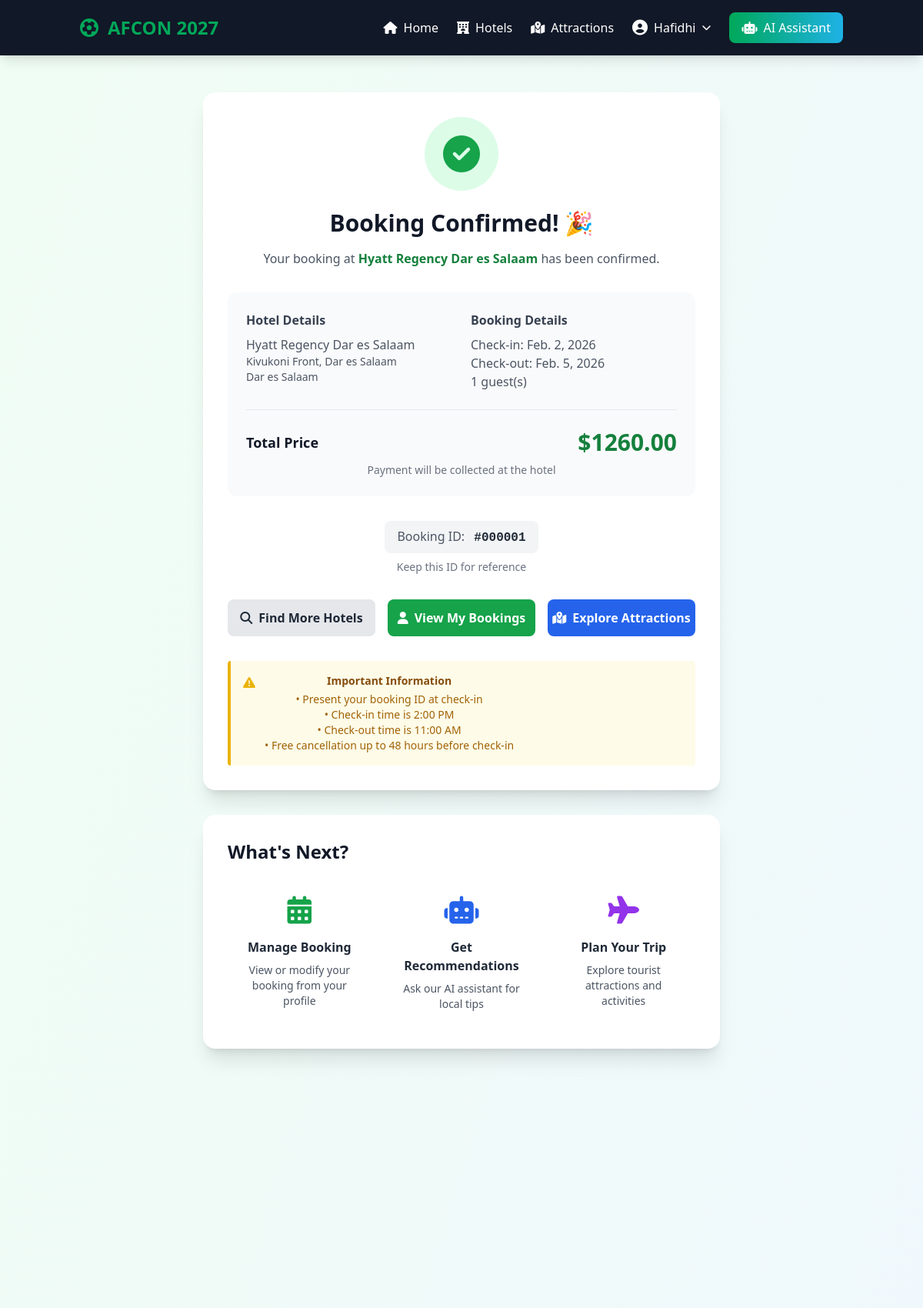
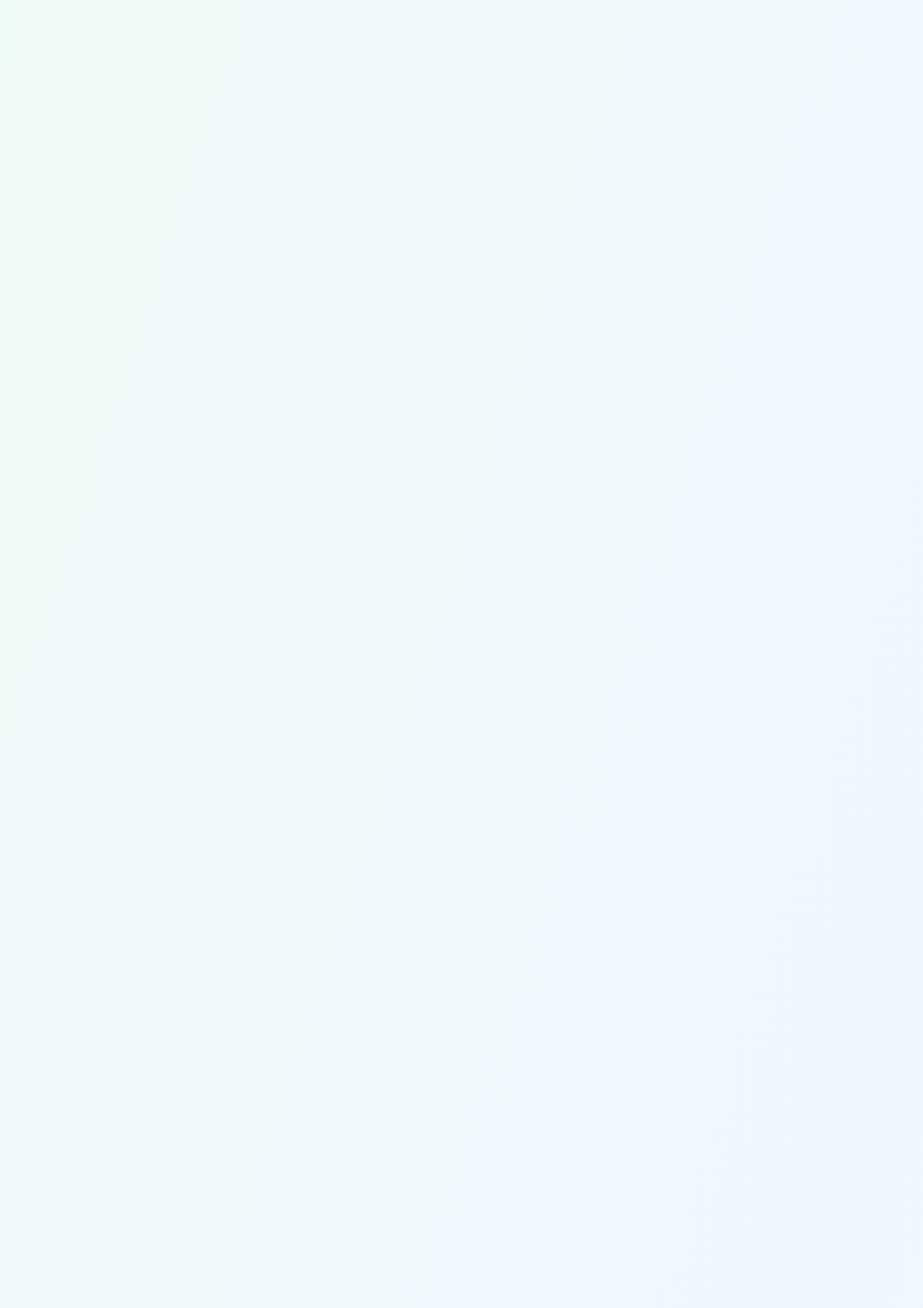
The page /hotels/booking/1/ (signed in, upper part) on the database its author committed (2 pictures, top to bottom).
### hotels/models.py (models this page shows, shortened)
class Booking(models.Model):
    STATUS_CHOICES = [  # Add status choices
        ('pending', 'Pending'),
        ('confirmed', 'Confirmed'),
        ('cancelled', 'Cancelled'),
        ('completed', 'Completed'),
    ]
    user = models.ForeignKey(User, on_delete=models.CASCADE)
    hotel = models.ForeignKey(Hotel, on_delete=models.CASCADE)
    check_in = models.DateField()
    check_out = models.DateField()
    guests = models.IntegerField(default=1)  # Add this field
    total_price = models.DecimalField(max_digits=10, decimal_places=2)
    platform_commission = models.DecimalField(
        max_digits=10,
        decimal_places=2,
        default=0.00
    )
    total_amount = models.DecimalField(max_digits=10, decimal_places=2)
    hotel_amount = models.DecimalField(max_digits=10, decimal_places=2, default=0.00)
    status = models.CharField(max_length=20, choices=STATUS_CHOICES, default='pending')  # Add status
    special_requests = models.TextField(blank=True)  # Add special requests
    created_at = models.DateTimeField(default=timezone.now)  # Add timestamps
    updated_at = models.DateTimeField(auto_now=True)

class Hotel(models.Model):
    CITY_CHOICES = [
        ('DAR', 'Dar es Salaam'),
        ('ARU', 'Arusha'),
        ('ZAN', 'Zanzibar'),
    ]
    name = models.CharField(max_length=200)
    city = models.CharField(max_length=3, choices=CITY_CHOICES)
    address = models.TextField()
    description = models.TextField(blank=True)
    price_per_night = models.DecimalField(max_digits=10, decimal_places=2)
    available_rooms = models.IntegerField(default=10)
    stars = models.IntegerField(default=3)
    image_url = models.URLField(max_length=500, blank=True)
    wifi = models.BooleanField(default=True)
    pool = models.BooleanField(default=False)
    restaurant = models.BooleanField(default=True)
    parking = models.BooleanField(default=True)
    afcon_special = models.BooleanField(default=False)
    partner = models.ForeignKey(
        User,  # FIX: Use User directly since you imported it
        on_delete=models.CASCADE,
        related_name='hotels',
        null=True,
        blank=True,
        help_text="Partner who owns/manages this hotel"
    )
    commission_percentage = models.DecimalField(
        max_digits=5,
        decimal_places=2,
        default=15.00,
        help_text="Platform commission percentage"
    )
    partner_contact = models.CharField(max_length=100, blank=True)
    partner_email = models.EmailField(blank=True)
    partner_phone = models.CharField(max_length=20, blank=True)
    is_approved = models.BooleanField(default=False)
    approval_date = models.DateField(null=True, blank=True)
    approved_by = models.ForeignKey(
        User,  # FIX: Use User directly
        on_delete=models.SET_NULL,
        null=True,
        blank=True,
        related_name='approved_hotels'
    )
    created_at = models.DateTimeField(default=timezone.now)  # Add this
    updated_at = models.DateTimeField(auto_now=True)      # Add this

### hotels/views.py (the view)
# urls.py: path('booking/<int:booking_id>/', views.booking_confirmation, name='booking_confirmation'),
@login_required
def booking_confirmation(request, booking_id):
    booking = get_object_or_404(Booking, id=booking_id, user=request.user)
    return render(request, 'hotels/confirmation.html', {'booking': booking})

### templates/hotels/confirmation.html (shortened to what this page needs)
{% extends 'base.html' %}
{% block content %}
<div class="min-h-screen bg-gradient-to-br from-green-50 to-blue-50 py-12">
    <div class="container mx-auto px-4">
        <div class="max-w-2xl mx-auto animate-fade-in">
            <div class="bg-white rounded-2xl shadow-xl p-8 text-center">
                <div class="w-24 h-24 bg-green-100 rounded-full flex items-center justify-center mx-auto mb-6">
                    <i class="fas fa-check-circle text-green-600 text-5xl"></i>
                </div>
                <h1 class="text-3xl font-bold text-gray-900 mb-4">Booking Confirmed! 🎉</h1>
                <p class="text-gray-600 mb-8">
                    Your booking at <span class="font-bold text-green-700">{{ booking.hotel.name }}</span> has been confirmed.
                </p>
                <div class="bg-gray-50 rounded-xl p-6 mb-8">
                    <div class="grid grid-cols-1 md:grid-cols-2 gap-6">
                        <div class="text-left">
                            <h3 class="font-bold text-gray-700 mb-2">Hotel Details</h3>
                            <p class="text-gray-600">{{ booking.hotel.name }}</p>
                            <p class="text-gray-600 text-sm">{{ booking.hotel.address }}</p>
                            <p class="text-gray-600 text-sm">{{ booking.hotel.get_city_display }}</p>
                        </div>
                        <div class="text-left">
                            <h3 class="font-bold text-gray-700 mb-2">Booking Details</h3>
                            <p class="text-gray-600">Check-in: {{ booking.check_in }}</p>
                            <p class="text-gray-600">Check-out: {{ booking.check_out }}</p>
                            <p class="text-gray-600">{{ booking.guests }} guest(s)</p>
                        </div>
                    </div>
                    <div class="mt-6 pt-6 border-t">
                        <div class="flex justify-between items-center">
                            <div class="text-lg font-bold text-gray-900">Total Price</div>
                            <div class="text-3xl font-bold text-green-700">${{ booking.total_price }}</div>
                        </div>
                        <p class="text-sm text-gray-500 mt-2">Payment will be collected at the hotel</p>
                    </div>
                </div>
                <div class="mb-8">
                    <div class="inline-block bg-gray-100 px-4 py-2 rounded-lg">
                        <span class="text-gray-600">Booking ID:</span>
                        <span class="font-mono font-bold text-gray-800 ml-2">#{{ booking.id|stringformat:"06d" }}</span>
                    </div>
                    <p class="text-sm text-gray-500 mt-2">Keep this ID for reference</p>
                </div>
                <div class="grid grid-cols-1 md:grid-cols-3 gap-4">
                    <a href="{% url 'hotel_list' %}"
                       class="bg-gray-200 text-gray-800 py-3 rounded-lg font-semibold hover:bg-gray-300 transition duration-300">
                        <i class="fas fa-search mr-2"></i>Find More Hotels
                    </a>
                    <a href="{% url 'profile' %}"
                       class="bg-green-600 text-white py-3 rounded-lg font-semibold hover:bg-green-700 transition duration-300">
                        <i class="fas fa-user mr-2"></i>View My Bookings
                    </a>
                    <a href="{% url 'tourism' %}"
                       class="bg-blue-600 text-white py-3 rounded-lg font-semibold hover:bg-blue-700 transition duration-300">
                        <i class="fas fa-map-marked-alt mr-2"></i>Explore Attractions
                    </a>
                </div>
                <div class="mt-8 p-4 bg-yellow-50 border-l-4 border-yellow-500 rounded">
                    <div class="flex">
                        <div class="flex-shrink-0">
                            <i class="fas fa-exclamation-triangle text-yellow-500"></i>
                        </div>
                        <div class="ml-3">
                            <h4 class="text-sm font-bold text-yellow-800">Important Information</h4>
                            <p class="text-sm text-yellow-700 mt-1">
                                • Present your booking ID at check-in<br>
                                • Check-in time is 2:00 PM<br>
                                • Check-out time is 11:00 AM<br>
                                • Free cancellation up to 48 hours before check-in
                            </p>
                        </div>
                    </div>
                </div>
            </div>
            <div class="mt-8 bg-white rounded-2xl shadow-xl p-8">
                <h2 class="text-2xl font-bold text-gray-900 mb-6">What's Next?</h2>
                <div class="grid grid-cols-1 md:grid-cols-3 gap-6">
                    <div class="text-center p-4">
                        <div class="text-4xl text-green-600 mb-4">
                            <i class="fas fa-calendar-alt"></i>
                        </div>
                        <h3 class="font-bold text-gray-800 mb-2">Manage Booking</h3>
                        <p class="text-gray-600 text-sm">View or modify your booking from your profile</p>
                    </div>
                    <div class="text-center p-4">
                        <div class="text-4xl text-blue-600 mb-4">
                            <i class="fas fa-robot"></i>
                        </div>
                        <h3 class="font-bold text-gray-800 mb-2">Get Recommendations</h3>
                        <p class="text-gray-600 text-sm">Ask our AI assistant for local tips</p>
                    </div>
                    <div class="text-center p-4">
                        <div class="text-4xl text-purple-600 mb-4">
                            <i class="fas fa-plane"></i>
                        </div>
                        <h3 class="font-bold text-gray-800 mb-2">Plan Your Trip</h3>
                        <p class="text-gray-600 text-sm">Explore tourist attractions and activities</p>
                    </div>
                </div>
            </div>
        </div>
    </div>
</div>
{% endblock %}

### templates/base.html (shortened to what this page needs)
<!DOCTYPE html>
<html lang="en">
<head>
    <script src="https://cdn.tailwindcss.com"></script>
    <link rel="stylesheet" href="https://cdnjs.cloudflare.com/ajax/libs/font-awesome/6.4.0/css/all.min.css">
</head>
<body class="bg-gray-50">
    <nav class="bg-gray-900 text-white shadow-lg sticky top-0 z-50">
        <div class="container mx-auto px-4">
            <div class="flex justify-between items-center py-4">
                <a href="{% url 'home' %}" class="flex items-center text-2xl font-bold text-tanzania-green">
                    <i class="fas fa-futbol mr-3"></i>
                    <span>AFCON 2027</span>
                </a>
                <div class="hidden md:flex items-center space-x-6">
                    <a href="{% url 'home' %}" class="hover:text-tanzania-green transition duration-300 font-medium">
                        <i class="fas fa-home mr-2"></i>Home
                    </a>
                    <a href="{% url 'hotel_list' %}" class="hover:text-tanzania-green transition duration-300 font-medium">
                        <i class="fas fa-hotel mr-2"></i>Hotels
                    </a>
                    <a href="{% url 'tourism' %}" class="hover:text-tanzania-green transition duration-300 font-medium">
                        <i class="fas fa-map-marked-alt mr-2"></i>Attractions
                    </a>
                    {% if user.is_authenticated %}
                        <div class="relative dropdown">
                            <button class="flex items-center space-x-2 hover:text-tanzania-green transition duration-300 font-medium">
                                <i class="fas fa-user-circle text-xl"></i>
                                <span>{{ user.username|truncatechars:15 }}</span>
                                <i class="fas fa-chevron-down text-xs"></i>
                            </button>
                        </div>
                        <a href="{% url 'chatbot' %}" class="flex items-center bg-gradient-to-r from-tanzania-green to-tanzania-blue px-4 py-2 rounded-lg hover:opacity-90 transition duration-300 font-medium">
                            <i class="fas fa-robot mr-2"></i>AI Assistant
                        </a>
                    {% endif %}
                </div>
            </div>
        </div>
    </nav>
    <main class="min-h-screen">
        {% block content %}{% endblock %}
    </main>
</body>
</html>

### templates/base.html (style rules this page uses)
.animate-fade-in { animation: fadeIn 0.5s ease-out; }

### rows shown on the page
Booking: hotel.name "Hyatt Regency Dar es Salaam", hotel.address "Kivukoni Front, Dar es Salaam", hotel.city "Dar es Salaam", check_in "Feb. 2, 2026", check_out "Feb. 5, 2026", guests "1", total_price "1260.00", id "000001"

### other values the page prints
{{ user.username|truncatechars:15 }} "Hafidhi"
